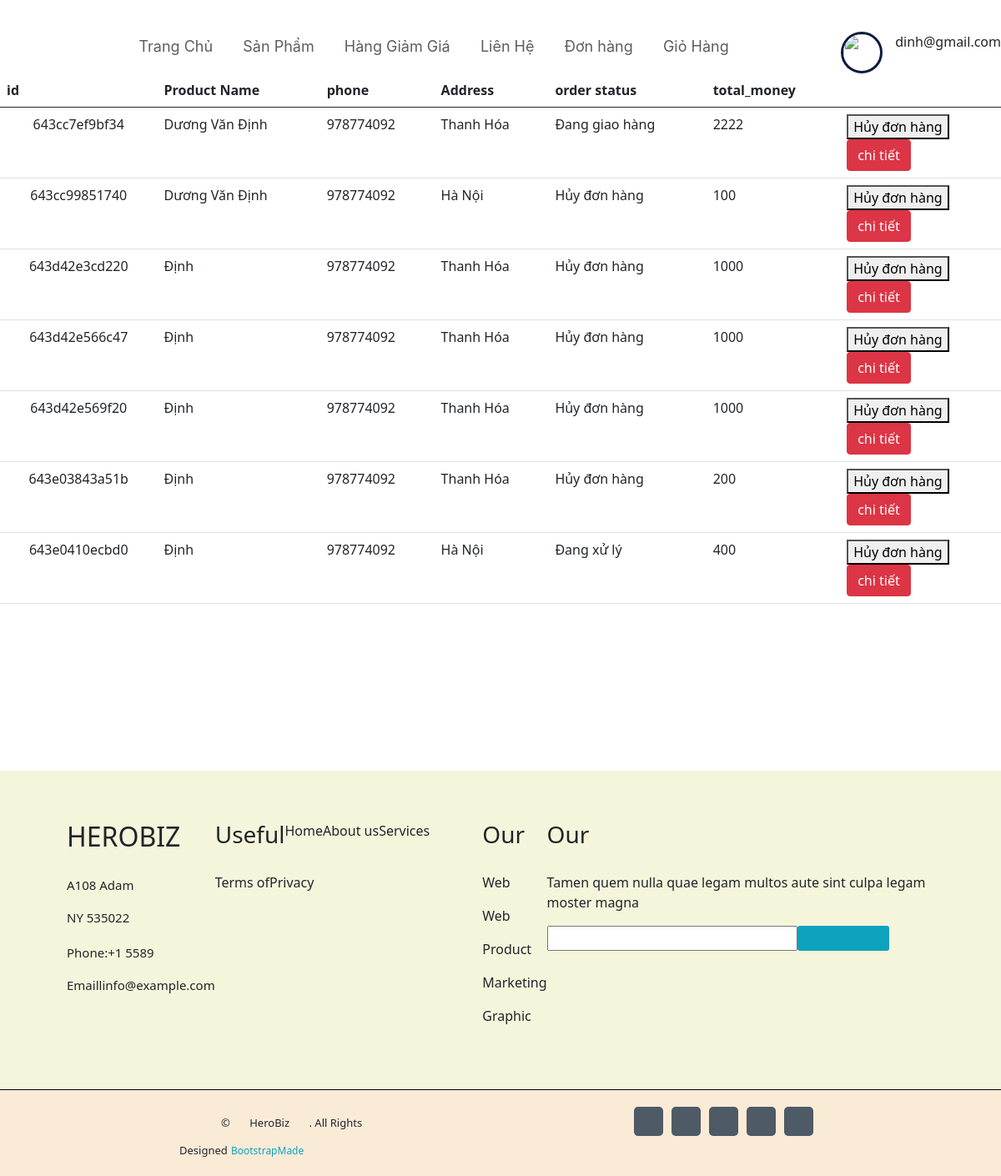
Page /viewND/donHangdaMua.php (signed in) on the committed database.
### tables this page shows
CREATE TABLE `bill` (
  `id` varchar(500) NOT NULL,
  `id_user` int(11) NOT NULL,
  `fullname` varchar(255) NOT NULL,
  `phone` int(11) NOT NULL,
  `diachi` varchar(255) NOT NULL,
  `orderstatus` varchar(255) NOT NULL DEFAULT 'Đang xử lý',
  `total_money` int(255) NOT NULL
);

### models/connect.php (called while the page is built, shortened)
<?php
    function connect($query){
        $connection = new PDO("mysql:host=localhost;dbname=duan1;charset=utf8","root","");
        $stmt = $connection -> prepare($query);
        $stmt -> execute();
        return $stmt;
    }
    function getAll($query){
        $data = connect($query) -> fetchAll();
        return $data;
    }
?>

### viewND/donHangdaMua.php (the view, shortened to what this page needs)
<?php
if (isset($_SESSION['id'])&&($_SESSION['id']>0)) {
?>
<!DOCTYPE html>
<html lang="en">
<head>
    <link rel="stylesheet" href="css/layout.css">
    <link href="https://cdn.jsdelivr.net/npm/bootstrap@5.0.2/dist/css/bootstrap.min.css" rel="stylesheet"
>
</head>
<body>
    <div class="container">
    <header>
            <div class="menu">
                <ul class="">
                    <li><a href="index.php">Trang Chủ</a></li>
                    <li><a href="sanpham.php">Sản Phẩm </a></li>
                    <li><a href="giam_gia.php">Hàng Giảm Giá </a></li>
                    <li><a href="./lienhe.php">Liên Hệ</a></li>
                    <li><a href="donHangdaMua.php">Đơn hàng </a></li>
                    <li><a href="./giohang.php">Giỏ Hàng</a></li>
                </ul>
            </div>
            <div class="authenticate">
                <?php
                if (empty($_SESSION["email"])) {
                    echo ' <div>
                    <button id="signin"> <a href="dangNhap.php">Đăng nhập</a></button>
                    <button id="signup"><a href="dangKi.php">Đăng kí</a></button>
                    </div>';
                } else {
                    echo '<div class="c"><img class="a" src="../image/'.$_SESSION['image'].'" alt=""><p>'.$_SESSION['email'].'</p>
                    <div class="b">
                    <p> <a href="../control/login_out.php">Đăng xuất</a></p><hr>
                    <p> <a href="./forgotPassword.php">Đổi mật khẩu</a></p><hr>
                    <p>tài khoản của tôi</p>
                   </div>
                   </div>
                    ';
                }
                ?>
            </div>
        </header>
        <table class="table">
            <thead>
                <tr class="bg-[black] h-[50px]">
                    <th class="text-[white]">id</th>
                    <th class="text-[white]">Product Name</th>
                    <th class="text-[white]">phone</th>
                    <th class="text-[white]">Address</th>
                    <th class="text-[white]">order status</th>
                    <th class="text-[white]">total_money</th>
                    <th></th>
                </tr>
            </thead>
            <tbody>
                <?php
                require "../models/connect.php";
                $id = $_SESSION["id"];
                $user = "SELECT * FROM bill WHERE id_user = $id";
                $productList = getAll($user);
                ?>
<?php
                foreach($productList as $product):?>
                <tr>
                    <td class="text-center">
                        <?php echo $product["id"]?>
                    </td>
                    <td>
                        <?php echo $product['fullname']?>
                    </td>
                    <td>
                        <?php echo $product['phone']?>
                    </td>
                    <td>
                        <?php echo $product['diachi']?>
                    </td>
                    <td>
                        <?php echo $product['orderstatus']?>
                    </td>
                    <td> <?php echo $product['total_money']?></td>
                    <td>
                        <form action="../control/control_huyDon.php" method="POST">
                        <button>Hủy đơn hàng</button>
                    </form>
                    <a  class="btn btn-danger" href="./bill_detail.php?id=<?php echo$product["id"]?>">chi tiết</a>
                    </td>
                </tr>
                <?php endforeach?>
            </tbody>
        </table>
    </div>
    <div class="page-footer">
<div class="footer">
    <div class="footer-address">
        <h2>HEROBIZ</h2>
        <div class="address">
            <p>A108 Adam</p>
            <p>NY 535022</p>
        </div>
        <p>Phone:+1 5589</p>
        <p>Emaillinfo@example.com</p>
    </div>
    <div class="footer-nav">
        <div class="nav">
            <h3>Useful</h3>
            <p>Home</p>
            <p>About us</p>
            <p>Services</p>
            <p>Terms of</p>
            <p>Privacy</p>
        </div>
    </div>
    <div class="nav1">
        <h3>Our</h3>
        <p>Web</p>
        <p>Web</p>
        <p>Product</p>
        <p>Marketing</p>
        <p>Graphic</p>
    </div>
    <div class="footer-contaect">
        <div class="contaect">
            <h3>Our</h3>
            <p>Tamen quem nulla quae legam multos aute sint culpa legam moster magna</p>
        </div>
        <form action="">
            <input type="text" name="" id="">
            <button></button>
        </form>
    </div>
</div>
<div class="sub-footer">
        <div class="chu">
            <div class="end">
                <span>©</span>
                <span>HeroBiz</span>
                <span>. All Rights<span>
            </div>
            <div class="designed">
                <span>Designed</span>
                <span><a href="">BootstrapMade</a></span>
            </div>
        </div>
        <div class="block">
            <div class="block-same"></div>
            <div class="block-same"></div>
            <div class="block-same"></div>
            <div class="block-same"></div>
            <div class="block-same"></div>
        </div>
    </div>
</div>
</body>
</html>
<?php }else{
     header("location:./dangNhap.php");
    }?>

### viewND/css/layout.css (style rules this page uses)
.container { max-width: 1300px; margin: 0 auto; padding: 0; }
header { display: flex; justify-content: space-between; align-items: center; padding-top: 38px; }
li { display: inline-block; }
.menu ul li a { text-decoration: none; margin: 0px 16px; color: #5D5D5D; font-family: Inter; font-size: 18px; }
.authenticate { display: flex; align-items: center; }
.authenticate img { margin-right: 15px; }
.footer { display: flex; justify-content: space-evenly; }
.footer { margin-top: 200px; display: flex; justify-content: space-evenly; padding: 60px 60px; border-bottom: 1px solid black; background-color: beige; }
.footer-address h2 { padding-bottom: 20px; }
.footer-address p { font-size: 15px; }
.footer-address .address { margin-bottom: 20px; }
.footer-address { margin-left: 20px; }
.footer-nav h3 { padding-bottom: 20px; }
.nav1 h3 { padding-bottom: 20px; }
.contaect h3 { padding-bottom: 20px; }
.footer-contaect input { height: 30px; width: 300px; }
.footer-contaect button { border: 1px; height: 30px; background-color: #0ea2bd; width: 110px; cursor: pointer; position: absolute; border-radius: 3px; }
.sub-footer { display: flex; background-color:antiquewhite; padding: 20px 215px; justify-content: space-between; }
.designed span { font-size: 13px; }
.designed a { text-decoration: none; color: #0ea2bd; font-size: 12px; }
.block { display: flex; }
.block .block-same { width: 35px; height: 35px; background-color: #4e5a65; border-radius: 5px; cursor: pointer; margin-right: 10px; }
.sub-footer .end { margin: 10px 40px; font-size: 13px; }
.sub-footer .end span { margin: 10px; }

### viewND/donHangdaMua.php (style rules this page uses)
.container { max-width: 1300px; padding: 0; margin: 0 auto; box-sizing: border-box; }
td { height: 60px; margin-top: 20px }
.c { display: flex; }
.a { width: 50px; border-radius: 50%; border: 0.1875em solid #0F1C3F; height: 50px; }

### rows in the picture
bill: id "643cc7ef9bf34", fullname "Dương Văn Định", phone "978774092", diachi "Thanh Hóa", orderstatus "Đang giao hàng", total_money "2222"
bill: id "643cc99851740", fullname "Dương Văn Định", phone "978774092", diachi "Hà Nội", orderstatus "Hủy đơn hàng", total_money "100"
bill: id "643d42e3cd220", fullname "Định", phone "978774092", diachi "Thanh Hóa", orderstatus "Hủy đơn hàng", total_money "1000"
bill: id "643d42e566c47", fullname "Định", phone "978774092", diachi "Thanh Hóa", orderstatus "Hủy đơn hàng", total_money "1000"
bill: id "643d42e569f20", fullname "Định", phone "978774092", diachi "Thanh Hóa", orderstatus "Hủy đơn hàng", total_money "1000"
bill: id "643e03843a51b", fullname "Định", phone "978774092", diachi "Thanh Hóa", orderstatus "Hủy đơn hàng", total_money "200"
bill: id "643e0410ecbd0", fullname "Định", phone "978774092", diachi "Hà Nội", orderstatus "Đang xử lý", total_money "400"

### other values in the picture
$_SESSION['email'] "dinh@gmail.com"
